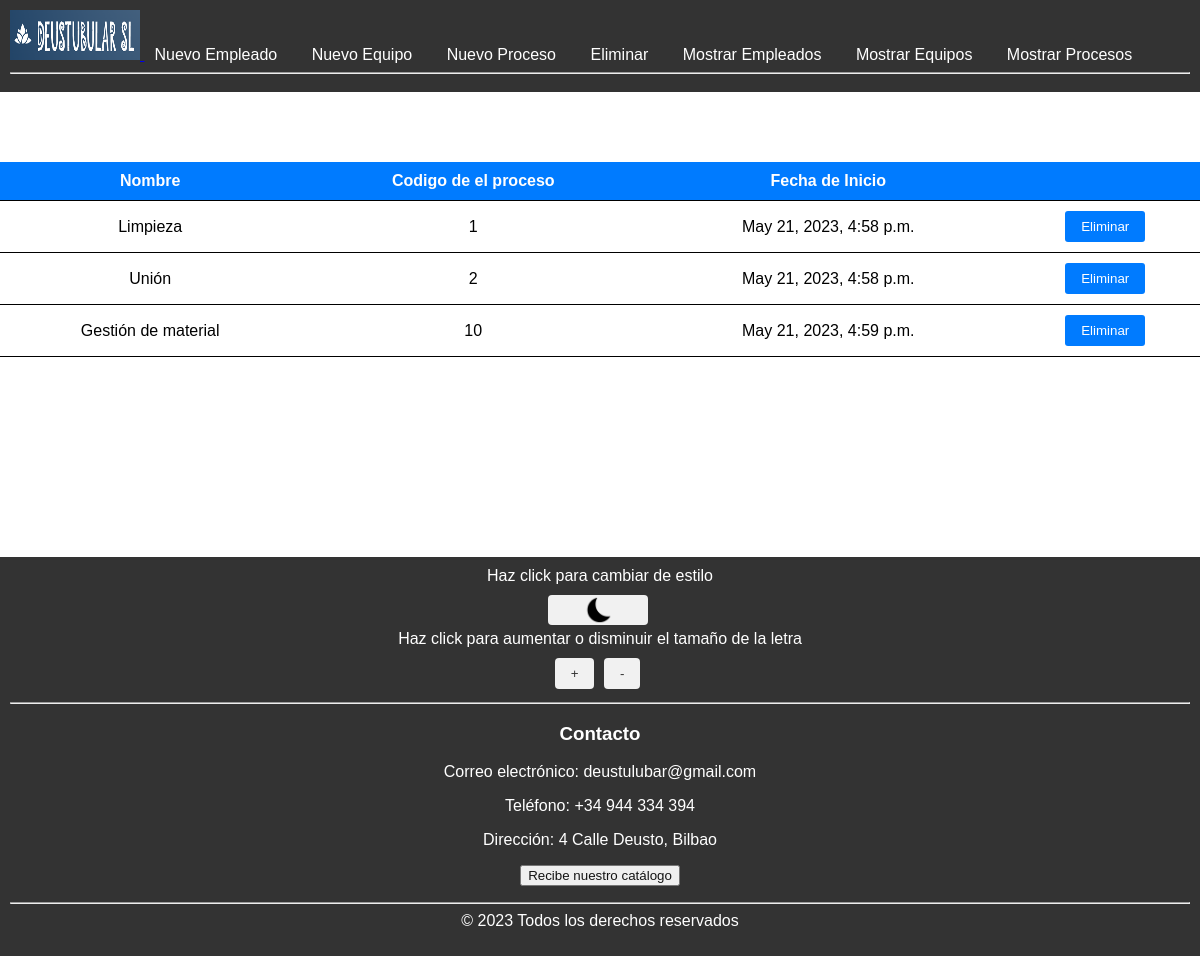
The app's page /eliminar/proceso, older data.
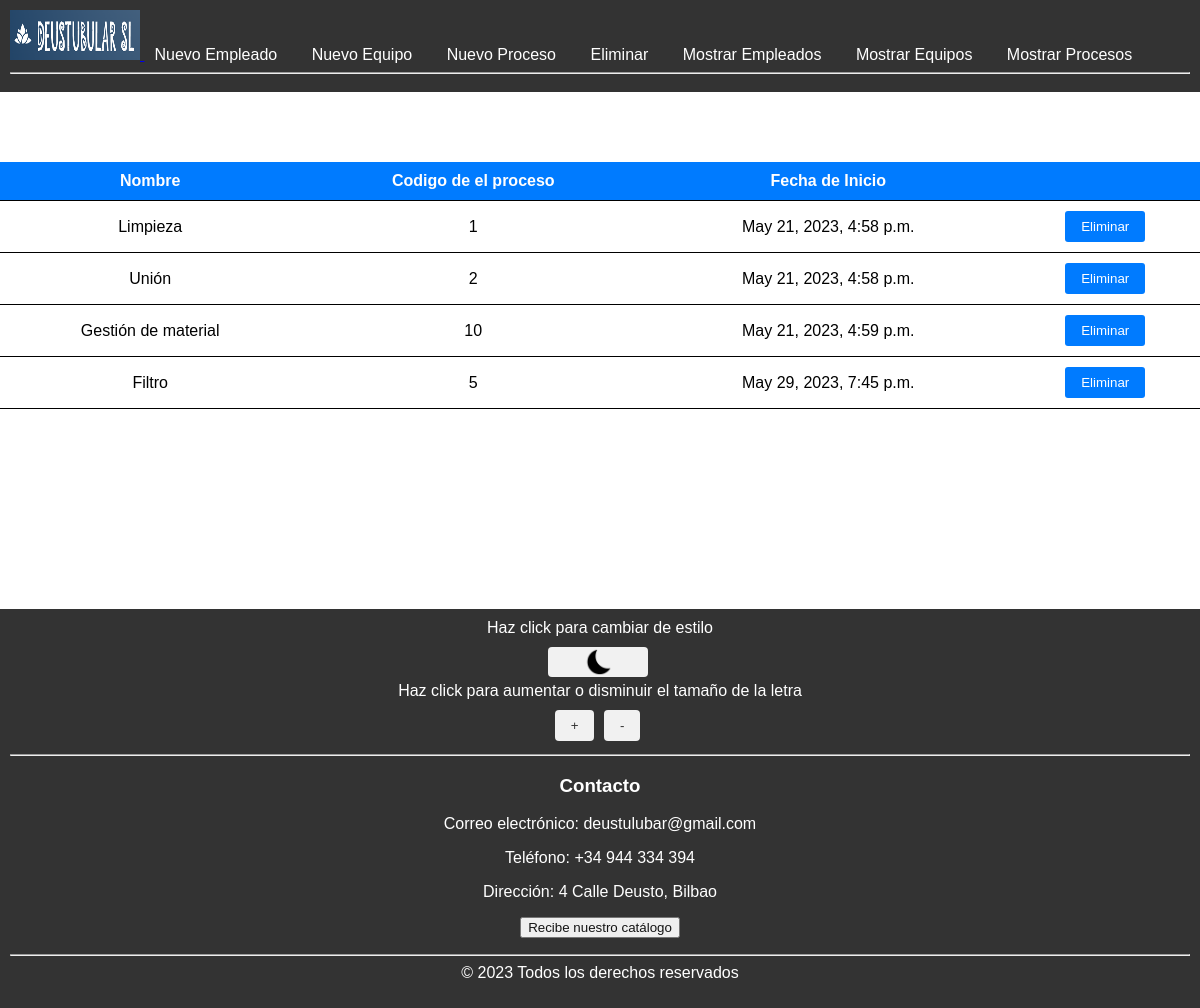
The same page, newer data.
### DeustubularSL_app/models.py (models this page shows, shortened)
class proceso (models.Model):
    nombre = models.CharField(max_length = 150)
    ordenFabricacion = models.IntegerField(default=0)
    codigoProceso = models.IntegerField(default=0)
    referencia = models.ForeignKey(Referencia, on_delete=models.CASCADE)
    fechaIni = models.DateTimeField(default=datetime.datetime.today)
    fechaFin = models.DateTimeField(default=datetime.datetime.today)
    FKidEquipo = models.ForeignKey (equipo, on_delete = models.CASCADE, related_name='procesos')

### DeustubularSL_app/views.py (the view)
# urls.py: path('eliminar/proceso', views.lista_procesos, name='lista_procesos'),
def lista_procesos(request):
    procesos = proceso.objects.all()
    context = {'procesos': procesos}
    return render(request, 'DeustubularSL_app/lista_procesos_a_borrar.html', context)

### DeustubularSL_app/templates/DeustubularSL_app/lista_procesos_a_borrar.html (shortened to what this page needs)
{% extends "base.html" %}
{% block contenido %}
<table>
    <thead>
        <tr>
            <th>Nombre</th>
            <th>Codigo de el proceso</th>
            <th>Fecha de Inicio</th>
            <th></th>
        </tr>
    </thead>
    <tbody>
        {% for proceso in procesos %}
        <tr>
            <td>{{ proceso.nombre }}</td>
            <td>{{ proceso.codigoProceso }}</td>
            <td>{{ proceso.fechaIni }}</td>
            <td>
                <form action="{% url 'eliminar_proceso' proceso.id %}" method="post">
                    <button type="submit" class="btn btn-danger">Eliminar</button>
                </form>
            </td>
        </tr>
        {% endfor %}
    </tbody>
</table>
{% endblock %}

Row changes from the older to the newer data that the page shows:
added proceso: nombre "Filtro", codigoProceso "5", fechaIni "May 29, 2023, 7:45 p.m."
